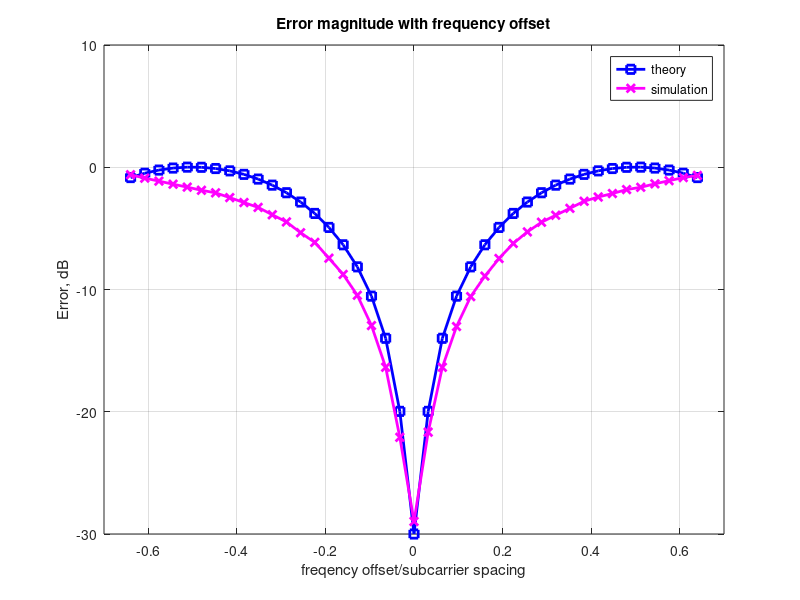

The MATLAB script that drew this image:
clear all
nFFT = 64; % fft size
nDSC = 52; % number of data subcarriers
nBitPerSym = 52; % number of bits per OFDM symbol (same as the number of subcarriers for BPSK)
nSym = 1; % number of symbols

freqOffsetkHz_v = [-200:10:200];
EbN0dB = 30; % bit to noise ratio
EsN0dB = EbN0dB + 10*log10(nDSC/nFFT) + 10*log10(64/80); % converting to symbol to noise ratio

for ii = 1:length(freqOffsetkHz_v)

   % Transmitter
   ipBit = ones(1,nBitPerSym*nSym) > 0.5; % random 1's and 0's
   ipMod = 2*ipBit-1; % BPSK modulation 0 --> -1, 1 --> +1
   ipMod = reshape(ipMod,nBitPerSym,nSym).'; % grouping into multiple symbolsa

   % Assigning modulated symbols to subcarriers from [-26 to -1, +1 to +26]
   xF = [zeros(nSym,6) ipMod(:,[1:nBitPerSym/2]) zeros(nSym,1) ipMod(:,[nBitPerSym/2+1:nBitPerSym]) zeros(nSym,5)] ;
   
   % Taking FFT, the term (nFFT/sqrt(nDSC)) is for normalizing the power of transmit symbol to 1 
   xt = (nFFT/sqrt(nDSC))*ifft(fftshift(xF.')).';

   % Appending cylic prefix
   xt = [xt(:,[49:64]) xt];

   % Concatenating multiple symbols to form a long vector
   xt = reshape(xt.',1,nSym*80);

   % Adding frequency offset
   xt = xt.*exp(j*2*pi*freqOffsetkHz_v(ii)*(1e3/20e6)*[0:length(xt)-1]); 

   % Gaussian noise of unit variance, 0 mean
   nt = 1/sqrt(2)*[randn(1,nSym*80) + j*randn(1,nSym*80)];

   % Adding noise, the term sqrt(80/64) is to account for the wasted energy due to cyclic prefix
   yt = sqrt(80/64)*xt + 10^(-EsN0dB/20)*nt;

   % Receiver
   yt = reshape(yt.',80,nSym).'; % formatting the received vector into symbols
   yt = yt(:,[17:80]); % removing cyclic prefix

   % converting to frequency domain
   yF = sqrt(64/80)*(sqrt(nDSC)/nFFT)*fftshift(fft(yt.')).'; 
   yMod = yF(:,[6+[1:nBitPerSym/2] 7+[nBitPerSym/2+1:nBitPerSym] ]); 

   err = (yMod - ipMod) ;
   err = err(:).';
   errdB = 10*log10(err*err'/length(err));
   errdB_v(ii) = errdB;

   delta = freqOffsetkHz_v(ii)/312.5;
   theoryErr =sum(1./(j*2*pi*([-5:5]+delta)).*(exp(j*2*pi*([5:5]+delta))-1));
   theoryErr = (theoryErr-1);
   theoryErr_v(ii) = theoryErr;
   theoryErrdB(ii)   = 10*log10(theoryErr*theoryErr'/length(theoryErr));
   theoryErrdB(21) = -EbN0dB;

end


close all; figure
plot(freqOffsetkHz_v./312.5,theoryErrdB,'bs-','LineWidth',2);
hold on;
plot(freqOffsetkHz_v./312.5,errdB_v,'mx-','LineWidth',2);
axis([-0.7 0.7 -30 10])
grid on
legend('theory','simulation');
xlabel('freqency offset/subcarrier spacing')
ylabel('Error, dB')
title('Error magnitude with frequency offset')

